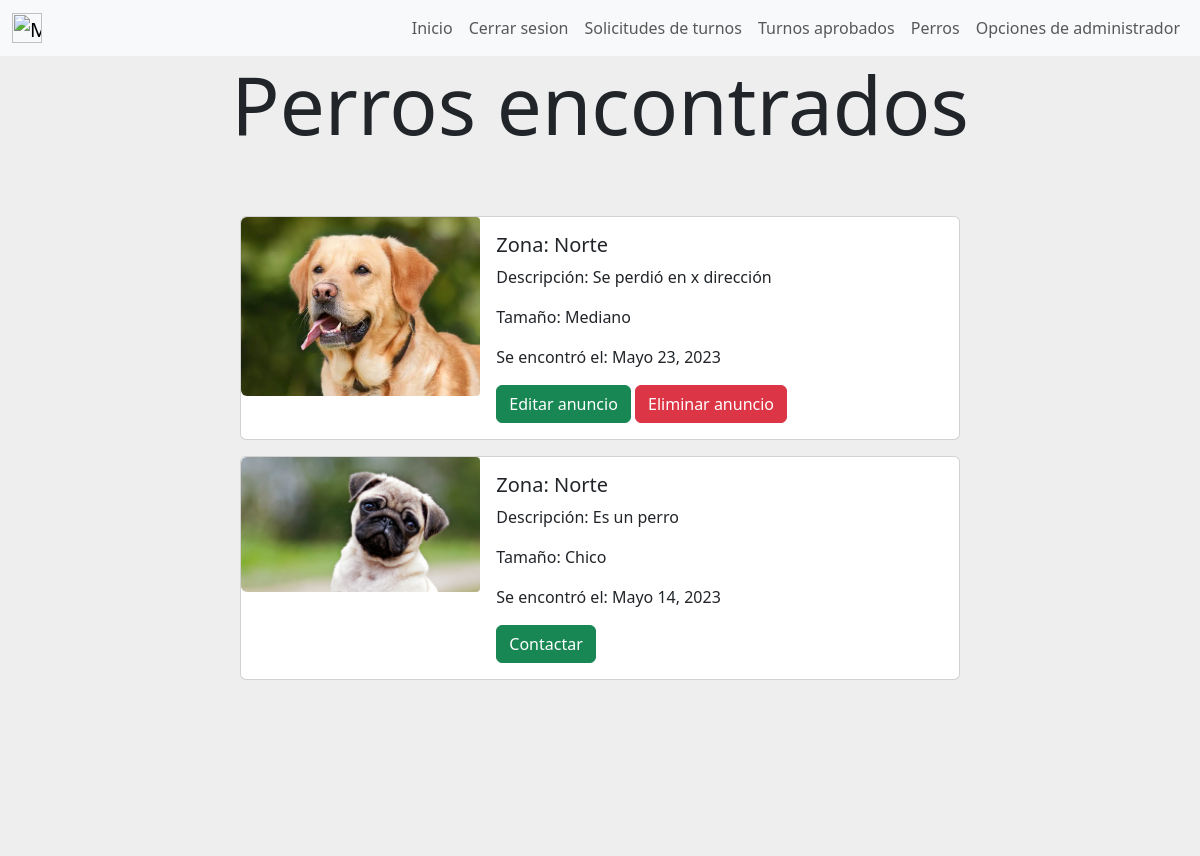
The app's page /perros_encontrados (signed in) with its own data.
### gestion_de_mascotas/models.py (models this page shows, shortened)
class Perro_encontrado(models.Model):
    size = models.CharField(max_length=50)
    zona = models.CharField(max_length=100)
    imagen=models.ImageField(upload_to='perros_encontrados')
    descripcion=models.CharField(max_length=100)
    fecha_encontrado = models.DateField()
    created=models.DateTimeField(auto_now_add=True)
    updated=models.DateTimeField(auto_now_add=True)
    created_by = models.ForeignKey(User, on_delete=models.CASCADE)
    class Meta:
        verbose_name='perro_encontrado'
        verbose_name_plural='perros_encontrados'

### gestion_de_mascotas/views.py (the view)
# urls.py: path('perros_encontrados',views.perros_encontrados, name= "perros_encontrados"),
def perros_encontrados (request) :
    perros_encontrados=Perro_encontrado.objects.all()
    return render(request,"gestion_de_mascotas/perros_encontrados.html",{"perros_encontrados":perros_encontrados})

### gestion_de_mascotas/templates/gestion_de_mascotas/perros_encontrados.html (shortened to what this page needs)
{% extends "gestion_de_usuarios/base.html" %}
{% block content %}
<div style="background-color:#eee;height: 20%;text-align: center;">
    <h1 class="display-1">Perros encontrados</h1>
</div>
        {% if perros_perdidos.count == 0 %}
        <div style="background-color: #eee;background-position: center;background-size: cover; align-items: center;justify-content: center;display: flex;">
            <div class="card mb-3 element-home-color" style="width: 60%;">
                <div class="row g-0">
                    <div class="card">
                        <div class="card-body">
                            Aún no hay publicaciones.
                        </div>
                    </div>
                </div>
            </div>
        </div>
        {% else %}
        {% for perro in perros_encontrados %}
        <div style="background-color: #eee;background-position: center;background-size: cover; align-items: center;justify-content: center;display: flex;">
            <div class="card mb-3 element-home-color" style="width: 60%;">
                <div class="row g-0">
                <div class="col-md-4">
                    <img src="{{perro.imagen.url}}" class="img-fluid rounded-start" alt="..." style="border-radius: 4px;">
                </div>
                <div class="col-md-8">
                    <div class="card-body">
                    <h5 class="card-title">Zona: {{perro.zona}}</h5>
                    <p class="card-text">Descripción: {{perro.descripcion}}</p>
                    <p class="card-text">Tamaño: {{perro.size}}</p>
                    <p class="card-text">Se encontró el: {{perro.fecha_encontrado}}</p>
                    {% if user.is_authenticated and perro.created_by == user %}
                    <a href ="{% url 'editar_anuncio_encontrado' perro.id %}" class="btn btn-success" style="color:white;">Editar anuncio</a>
                    <a href ="#" class="btn btn-danger" onclick="delete_anuncio_encontrado({{perro.id}})" style="color:white;">Eliminar anuncio</a>
                    {% else %}
                    <a href ="{% url 'contacto_encontrado' perro.id %}" class=" btn btn-success" >Contactar</a>
                    {% endif %}
                    </div>
                </div>
                </div>
            </div>
        </div>
        {% endfor %}
<div style="background-color:#eee;height: 20%;">
</div>
{% endif %}
{% endblock %}

### records on screen
Perro_encontrado: imagen (picture), zona "Norte", descripcion "Se perdió en x dirección", size "Mediano", fecha_encontrado "Mayo 23, 2023"
Perro_encontrado: imagen (picture), zona "Norte", descripcion "Es un perro", size "Chico", fecha_encontrado "Mayo 14, 2023", shows "Contactar"
